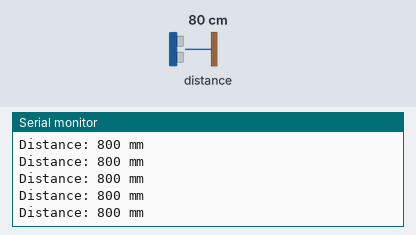
Bench run of a sketch on a simulated Arduino Mega 2560, built for the host (arithmetic inside an expression is 32-bit, double 64-bit). Parts: the last lines printed to the serial monitor. The inputs (shaded band) are chosen by the test bench; at power-on: distance to the obstacle 80 cm.

Above: at 1.2 s.
1.3 s: distance to the obstacle set to 2 cm
At 2.2 s:
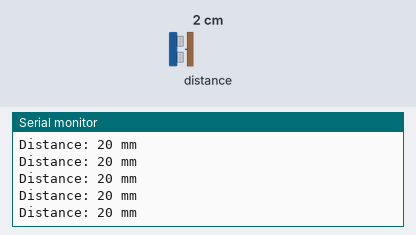
2.8 s: distance to the obstacle set to 4 cm
At 3.6 s:
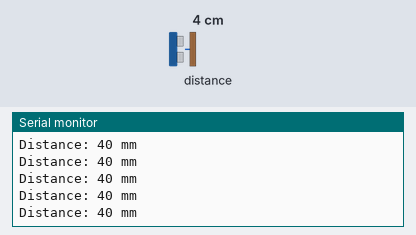
Timing chart, 0 to 5.8 s (numbered marks = the images above; inputs shaded):
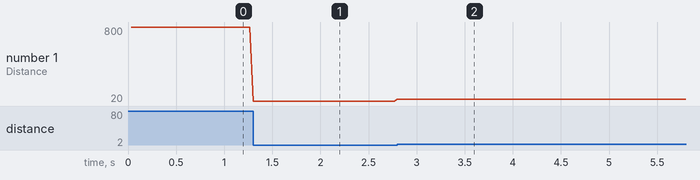

Measured:
- after the input at 1.3 s, the serial monitor: prints a new line at once (image 1)
- after the input at 2.8 s, the serial monitor: prints a new line at once (image 2)
- plotted number 1: 800 → 20 after the input at 1.3 s, 20 → 40 after the input at 2.8 s

The sketch:

Carac_Distancia.ino
```cpp
#include "Adafruit_VL53L1X.h"
#define IRQ_PIN 2
#define XSHUT_PIN 22

Adafruit_VL53L1X vl53 = Adafruit_VL53L1X(XSHUT_PIN, IRQ_PIN);

void setup() {
  Serial.begin(115200);
  while (!Serial) delay(10);

  Serial.println(F("Adafruit VL53L1X sensor demo"));

  Wire.begin();
  if (! vl53.begin(0x29, &Wire)) {
    Serial.print(F("Error on init of VL sensor: "));
    Serial.println(vl53.vl_status);
    while (1) delay(10);
  }
  Serial.println(F("VL53L1X sensor OK!"));

  Serial.print(F("Sensor ID: 0x"));
  Serial.println(vl53.sensorID(), HEX);

  // Esta es la única función disponible en la librería Adafruit para Timing Budget
  vl53.setTimingBudget(50); // en milisegundos, NO en microsegundos

  if (! vl53.startRanging()) {
    Serial.print(F("Couldn't start ranging: "));
    Serial.println(vl53.vl_status);
    while (1) delay(10);
  }
  Serial.println(F("Ranging started"));
}

void loop() {
  int16_t distance;

  if (vl53.dataReady()) {
    distance = vl53.distance();
    if (distance == -1) {
      Serial.print(F("Couldn't get distance: "));
      Serial.println(vl53.vl_status);
      return;
    }
    Serial.print(F("Distance: "));
    Serial.print(distance);
    Serial.println(" mm");

    vl53.clearInterrupt();
  }
}
```
